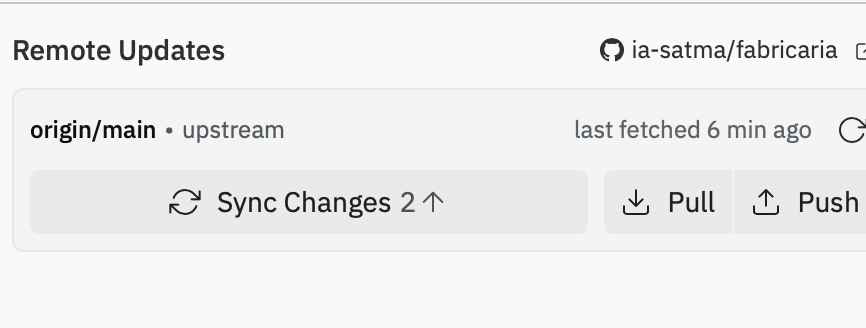
#> input picture attached_assets/image_1767413079816.png, 866 x 328 px
$ python visual_metrics.py ../../attached_assets/image_1767413079816.png ../../attached_assets/image_1767413273319.png
#> lines starting #> are read from the running program, lines starting #| are printed output that depends on the picture; long printed decimals are rounded

import cv2
import numpy as np
from skimage.metrics import structural_similarity as ssim

def compare_images(ref_path: str, current_path: str) -> dict:
    """
    VERIFICACIÓN VISUAL CIENTÍFICA (Step 116)
    Calcula la similitud estructural entre dos capturas de pantalla.
    """
    print(f"🔬 [Scientific-QA] Comparing {ref_path} vs {current_path}")

    img1 = cv2.imread(ref_path)
#> img1 is the input picture: shape (328, 866, 3); mean B, G, R 239, 238.7, 238.1
    img2 = cv2.imread(current_path)
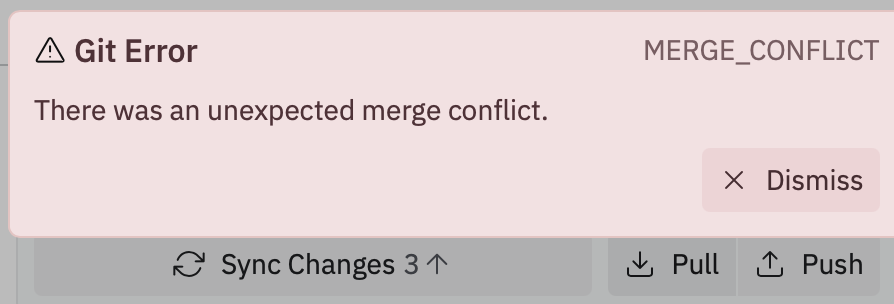
#> input picture attached_assets/image_1767413273319.png, 894 x 304 px
#> img2 is the input picture: shape (304, 894, 3); mean B, G, R 207.7, 206.6, 219.9

    if img1 is None or img2 is None:
        return {"status": "ERROR", "message": "One of the images could not be read."}

    # Ensure same size
    if img1.shape != img2.shape:
        img2 = cv2.resize(img2, (img1.shape[1], img1.shape[0]))
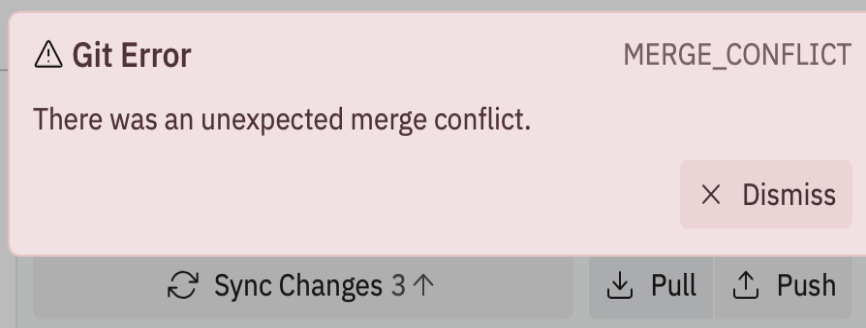
#> img2: shape (328, 866, 3); mean B, G, R 207.7, 206.6, 219.9

    # Convert to grayscale
    gray1 = cv2.cvtColor(img1, cv2.COLOR_BGR2GRAY)
    gray2 = cv2.cvtColor(img2, cv2.COLOR_BGR2GRAY)

    # Calculate SSIM
    score, diff = ssim(gray1, gray2, full=True)
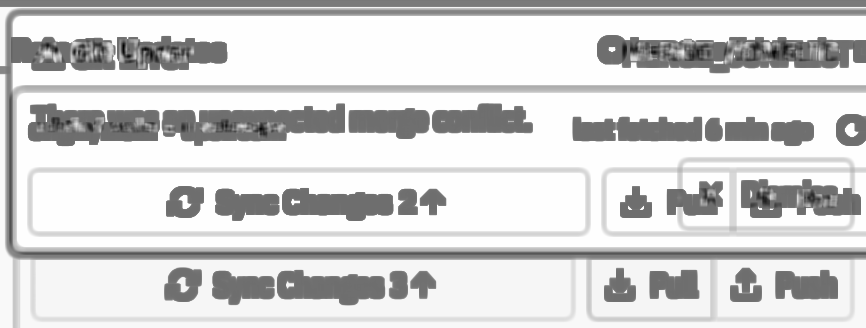
#> diff: shape (328, 866) float64; min -0.749, max 1, mean 0.703; drawn with min black and max white
#> score = 0.706

    status = "PASS" if score >= 0.95 else "FAIL"
#> status = 'FAIL'
    print(f"📊 SSIM Score: {score:.4f} -> {status}")
#| 📊 SSIM Score: 0.7059 -> FAIL

    return {
        "status": status,
        "ssim": float(score),
        "threshold": 0.95
    }

if __name__ == "__main__":
    import sys
    if len(sys.argv) > 2:
        res = compare_images(sys.argv[1], sys.argv[2])
#> res = {'status': 'FAIL', 'ssim': 0.706, 'threshold': 0.95}
        print(res)
#| {'status': 'FAIL', 'ssim': 0.7059, 'threshold': 0.95}
